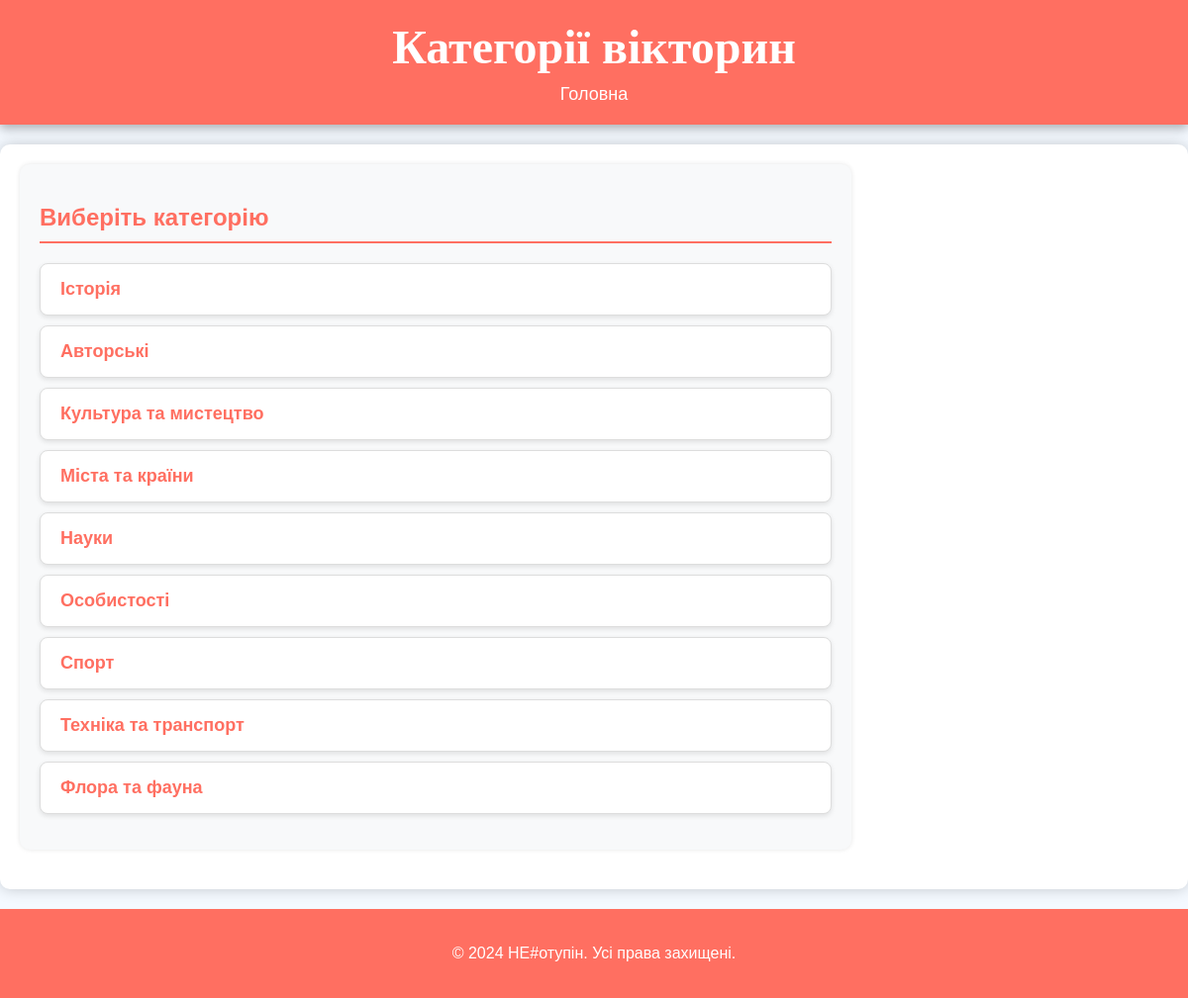
Before: /api/quizzes/categories/ with the older database file.
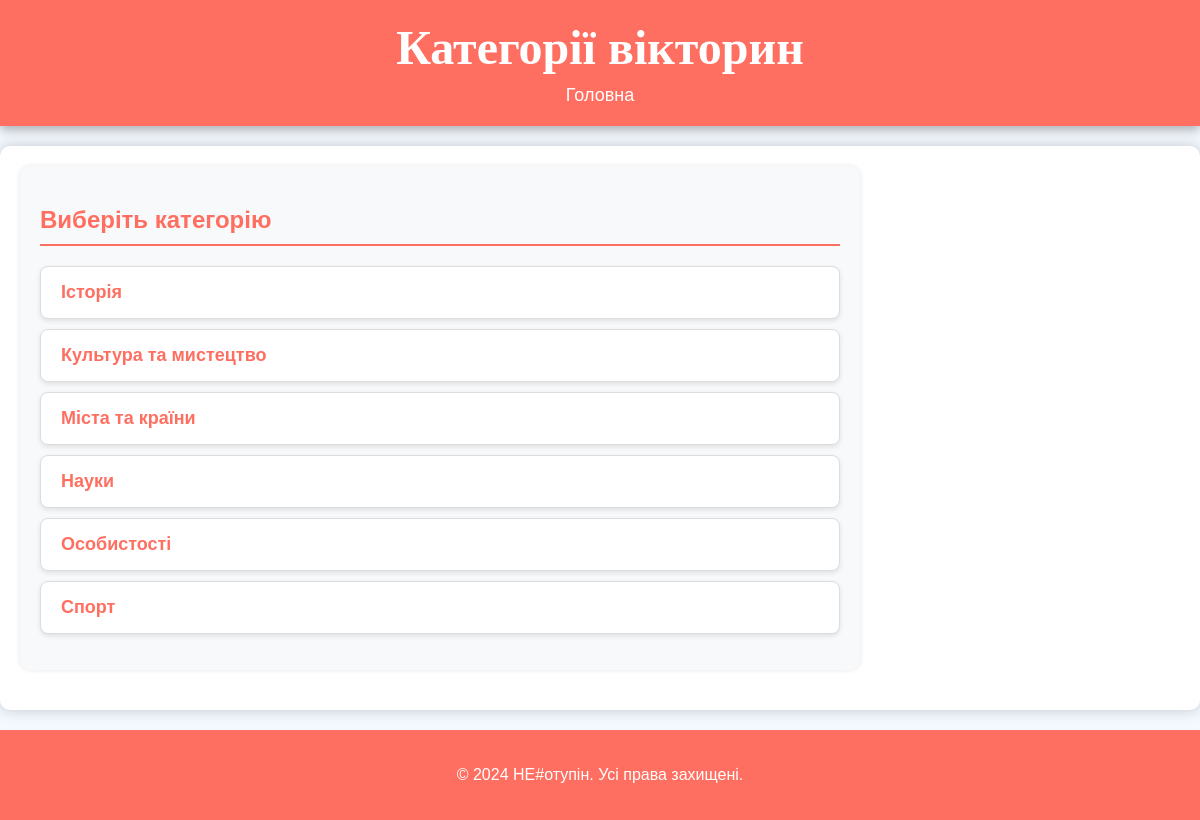
After: the same page with the newer database file.
### quizzes/models.py (models this page shows, shortened)
class QuizCategory(models.Model):
    name = models.CharField(max_length=255, unique=True, verbose_name="Назва категорії")  # Унікальна назва категорії
    class Meta:
        verbose_name = "Категорія вікторини"
        verbose_name_plural = "Категорії вікторин"
        ordering = ['name']

### quizzes/views.py (the view)
# urls.py: path('categories/', CategoryListView.as_view(), name='quiz_category_list'),
class CategoryListView(View):
    def get(self, request):
        categories = QuizCategory.objects.all()
        return render(request, 'categories.html', {'categories': categories})

### frontend/templates/categories.html (shortened to what this page needs)
{% load static %}
<!DOCTYPE html>
<html lang="uk">
<head>
    <link rel="stylesheet" href="{% static 'css/styles.css' %}">
</head>
<body>
    <header>
        <h1>Категорії вікторин</h1>
        <nav>
            <a href="{% url 'home' %}">Головна</a>
        </nav>
    </header>
    <main>
        <section class="categories">
            <h2>Виберіть категорію</h2>
            <ul>
                {% for category in categories %}
                    <li>
                        <a href="{% url 'difficulty_list' category.id %}">
                            {{ category.name }}
                        </a>
                    </li>
                {% endfor %}
            </ul>
        </section>
    </main>
    <footer>
        <p>© 2024 НЕ#отупін. Усі права захищені.</p>
    </footer>
</body>
</html>

Changed rows visible on the page:
removed QuizCategory: name "Авторські"
removed QuizCategory: name "Техніка та транспорт"
removed QuizCategory: name "Флора та фауна"
